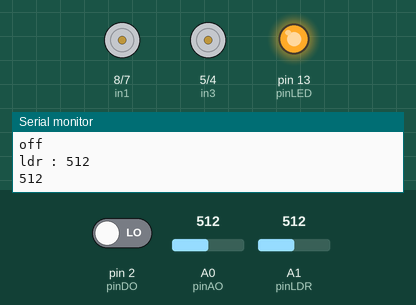
The sketch below on a simulated Arduino Uno, built with avr-gcc and run on an emulated ATmega328P. Parts: motor-driver pin pairs drawn as motors (green arrow = first pin HIGH = forward, orange = second pin HIGH = backward, longer = more drive, scaled by the enable pin), output pins drawn as LEDs (lit = HIGH), the last lines printed to the serial monitor. The inputs (shaded band) are chosen by the test bench; at power-on: pin 2 (pinDO) LOW, A0 (pinAO) = 512, A1 (pinLDR) = 512.

Above: at 9.2 s.
9.3 s: pin 2 (pinDO) driven HIGH
At 10.6 s:
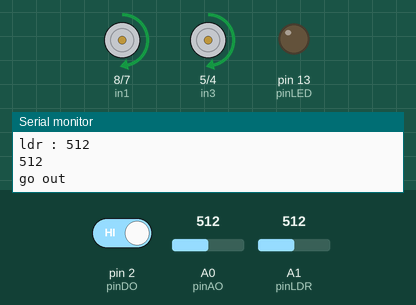
At 12.2 s:
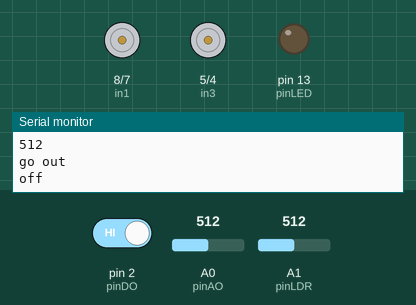
Timing chart, 0 to 13.7 s (numbered marks = the images above; inputs shaded):
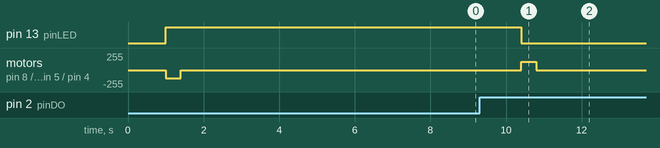

The sketch:

arduino_code_txt__1_.ino
```cpp
const int pinLED = 13;
const int pinLDR = A1;
const int pinDO = 2;
const int pinAO = A0;
int val_analog;
int val_digital;
int enA = 9;
int in1 = 8;
int in2 = 7;
int enB = 3;
int in3 = 5;
int in4 = 4;

void setup() {
Serial.begin(9600);
pinMode(pinLED, OUTPUT);
pinMode(pinLDR, INPUT);
pinMode(pinDO, INPUT);
pinMode(pinAO, INPUT);
pinMode(enA, OUTPUT);
pinMode(enB, OUTPUT);
pinMode(in1, OUTPUT);
pinMode(in2, OUTPUT);
pinMode(in3, OUTPUT);
pinMode(in4, OUTPUT);
digitalWrite(in1, LOW);
digitalWrite(in2, LOW);
digitalWrite(in3, LOW);
digitalWrite(in4, LOW);
}

void inside() {
digitalWrite (pinLED, HIGH);
analogWrite(enA,125);
digitalWrite(in1,LOW);
digitalWrite(in2,HIGH);
analogWrite(enB,125);
digitalWrite(in3,LOW);
digitalWrite(in4,HIGH);
Serial.println("go in");
}

void outside() {
digitalWrite (pinLED, LOW);
analogWrite(enA,125);
digitalWrite(in1,HIGH);
digitalWrite(in2,LOW);
analogWrite(enB,125);
digitalWrite(in3,HIGH);
digitalWrite(in4,LOW);
Serial.println("go out");
}

void off() {
analogWrite(enA,0);
digitalWrite(in1,LOW);
digitalWrite(in2,LOW);
analogWrite(enB,0);
digitalWrite(in3,LOW);
digitalWrite(in4,LOW);
Serial.println("off");
delay(5000);
}

void loop() {

int ldrStatus = analogRead(pinLDR);
Serial.print("ldr : ");
Serial.println(ldrStatus);
val_digital=digitalRead(pinDO);
val_analog=analogRead(pinAO);
Serial.println(val_analog);
delay(1000);

if (digitalRead(pinLED)==HIGH) {
if (ldrStatus > 20){
if (val_digital == HIGH) {
outside(); delay(400);
off(); delay(2000);
}
}
}
else if (ldrStatus <= 20) {
inside(); delay(400);
off(); delay(2000);
}
else if (ldrStatus > 20) {
if (val_digital == LOW) {
inside(); delay(400);
off(); delay(2000);
}
}
}
```

Measured:
- after the input at 9.3 s, pin 13 (pinLED): HIGH → LOW after 1.1 s; motor on pin 8 (in1) / pin 7 (in2), motor on pin 5 (in3) / pin 4 (in4): stopped → forward 125/255 after 1.1 s, → stopped 0.40 s later
